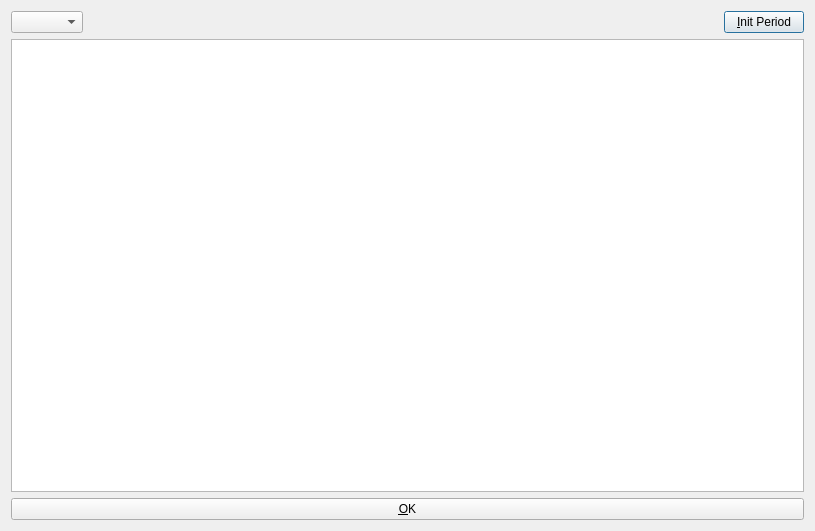
<?xml version="1.0" encoding="UTF-8"?>
<ui version="4.0">
 <class>LagerstandForm</class>
 <widget class="QDialog" name="LagerstandForm">
  <property name="geometry">
   <rect>
    <x>0</x>
    <y>0</y>
    <width>815</width>
    <height>531</height>
   </rect>
  </property>
  <property name="windowTitle">
   <string>Lagerstand</string>
  </property>
  <layout class="QVBoxLayout" name="verticalLayout">
   <item>
    <layout class="QHBoxLayout" name="horizontalLayout">
     <item>
      <widget class="QComboBox" name="comboBox_period"/>
     </item>
     <item>
      <spacer name="horizontalSpacer">
       <property name="orientation">
        <enum>Qt::Horizontal</enum>
       </property>
       <property name="sizeHint" stdset="0">
        <size>
         <width>40</width>
         <height>20</height>
        </size>
       </property>
      </spacer>
     </item>
     <item>
      <widget class="QPushButton" name="pushButton_initPeriod">
       <property name="text">
        <string>&amp;Init Period</string>
       </property>
      </widget>
     </item>
    </layout>
   </item>
   <item>
    <widget class="QTableView" name="tableView_lagerstand">
     <property name="sortingEnabled">
      <bool>true</bool>
     </property>
    </widget>
   </item>
   <item>
    <widget class="QPushButton" name="pushButton_OK">
     <property name="text">
      <string>&amp;OK</string>
     </property>
    </widget>
   </item>
  </layout>
 </widget>
 <resources/>
 <connections/>
</ui>
